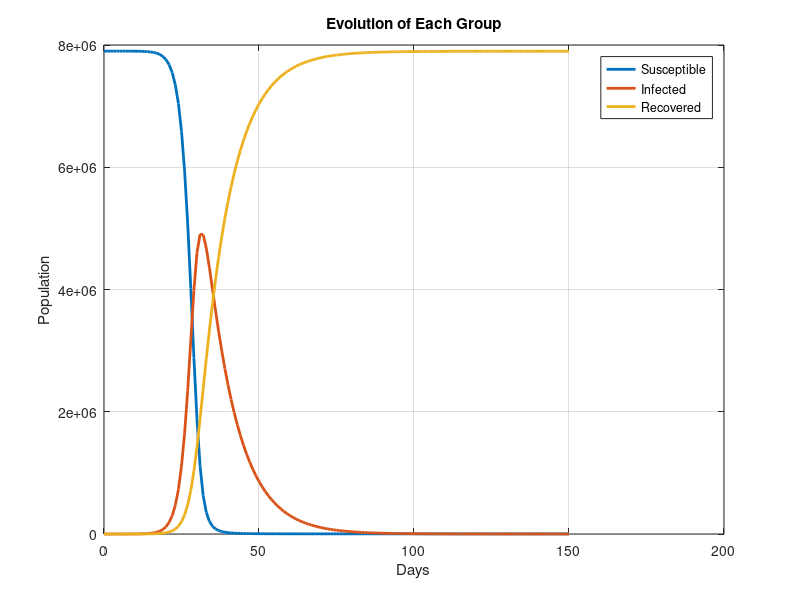
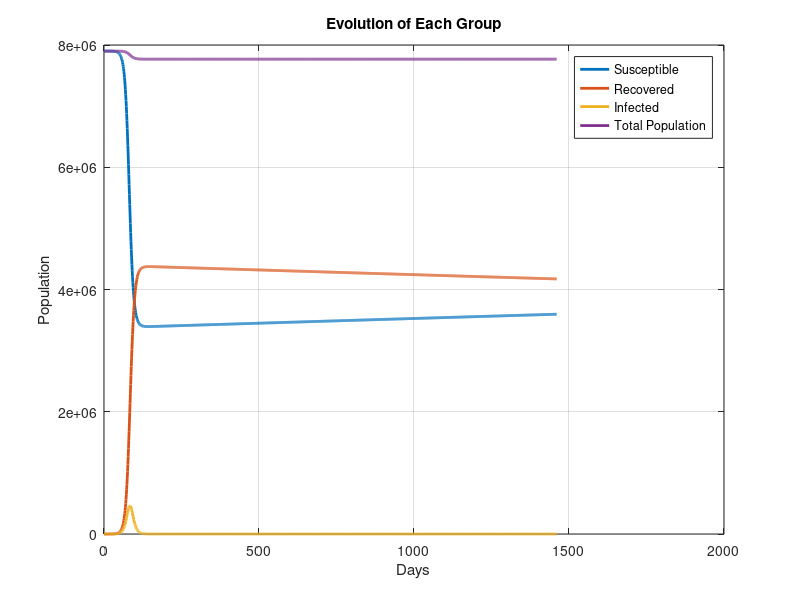
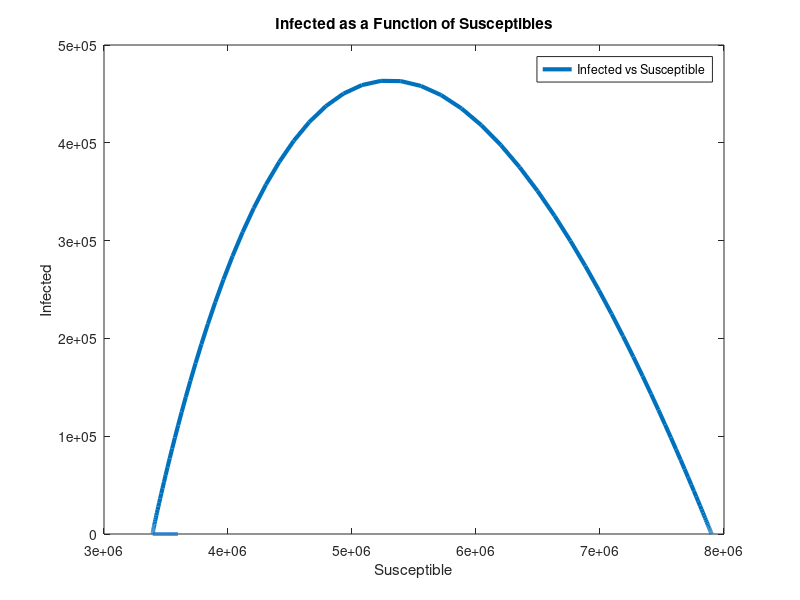
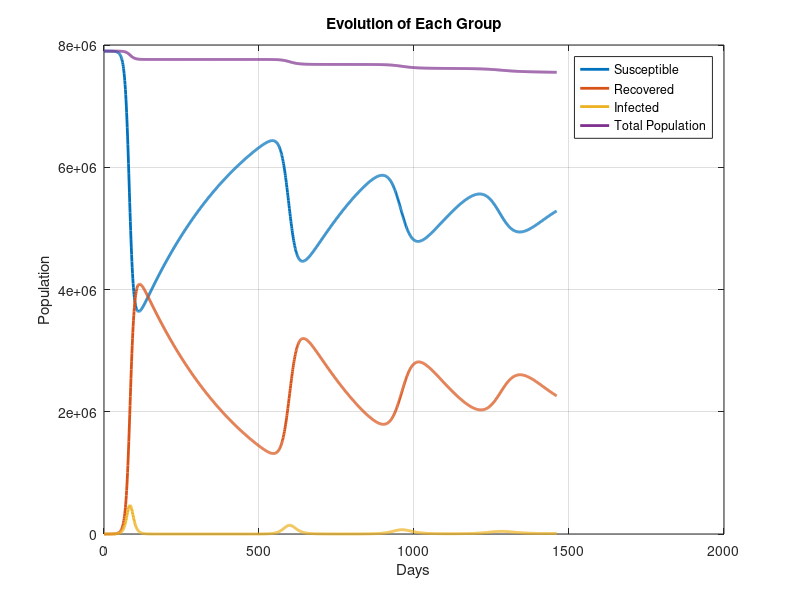

The MATLAB script that drew these images, in order:
%Kaitlyn Kirt, CMOR 220, Spring 2024, SIR Model Project
%Project5.m
%This script is a project on discrete equations and SIR models
%Last motified: February 26, 2024

%driver 
function Project5
%Question 1 
disp("Part 1")
initialvalue(1)=(7.9*10.^6)-10;
initialvalue(2)=0;
initialvalue(3)=10;
[Svalue,Rvalue,Ivalue]=simpleSIR(0.7,0.1,initialvalue,150);
%Question 2
disp("Part 2")
[Svalue,Rvalue,Ivalue]=variableSIR(1/2,1/3,0.01,1/(76*365),initialvalue,1460);
%Question 3
disp("Part 3")
[Svalue,Rvalue,Ivalue]=variableimmSIR(1/2,1/3,0.01,1/(76*365),1/365,initialvalue,1460);
end 

function [Svalue,Rvalue,Ivalue]=simpleSIR(alpha,beta,initialvalue,Tfinal)
%inputs: alpha,beta,initialvalue,Tfinal
%outputs: Svalue,Rvalue,Ivalue
%description: this function creates a plot for a SIR model with a contstant
%total population
Svalue(1)= initialvalue(1); %assigns initial value of susceptible population
Rvalue(1)= initialvalue(2); %assigns initial value of recovered population 
Ivalue(1)= initialvalue(3); %assigns initial value of infected population
M=Svalue(1)+Rvalue(1)+Ivalue(1); %equation for total population
   for n=1:Tfinal %runs code Tfinal times 
       Svalue(n+1)=Svalue(n)-((alpha/M)*Svalue(n)*Ivalue(n)); %reassigns susceptible population after contacts and infected individuals
       Ivalue(n+1)=Ivalue(n)+((alpha/M)*Svalue(n)*Ivalue(n))-(beta*Ivalue(n)); %reassigns infected population after contacts and recovered individuals
       Rvalue(n+1)=Rvalue(n)+(beta*Ivalue(n)); %reassigns recovered population after recovered from infection individuals
   end
figure(1);
timevalue=linspace(0,Tfinal,Tfinal+1);
plot(timevalue,Svalue,'LineWidth',2)
hold on; grid on;
plot(timevalue,Ivalue,'LineWidth',2)
hold on; 
plot(timevalue,Rvalue,'LineWidth',2)
title('Evolution of Each Group')
legend('Susceptible','Infected','Recovered')
xlabel('Days')
ylabel('Population')
hold off;
%Sn, In, and Rn changed because the number of contacts each day increased and the number of
%recovered people each day decreased. The number of susceptible
%individuals abruptly decreased due to this increase in contacts while the
%number of infected individuals increased abruptly due to the decreased in
%recovered illnesses. The recovery graph has a steep slope after the entire
%population contracted the virus. 
end

function [Svalue,Rvalue,Ivalue]=variableSIR(alpha,beta,gamma,mu,initialvalue,Tfinal)
%inputs: alpha,beta,gamma,mu,initialvalue,Tfinal
%outputs: Svalue,Rvalue,Ivalue
%description: this function creates two plots for a SIR model with a
%variable total population
Svalue(1)= initialvalue(1)+10; %assigns initial value of susceptible population
Rvalue(1)= initialvalue(2); %assigns initial value of recovered population 
Ivalue(1)= initialvalue(3); %assigns initial value of infected population
M(1)=initialvalue(1)+initialvalue(2)+initialvalue(3); %equation for total population
    for n=1:Tfinal %runs code Tfinal times
        Svalue(n+1)=Svalue(n)-((alpha/M(n))*Svalue(n)*Ivalue(n))+(mu*M(n))-(mu*Svalue(n)); %reassigns susceptible population after contacts, infected, and birth/death individuals
        Rvalue(n+1)=Rvalue(n)+(beta*Ivalue(n))-(mu*Rvalue(n)); %reassings recovered population after recovered from illness and birth/death individuals
        Ivalue(n+1)=Ivalue(n)+((alpha/M(n))*Svalue(n)*Ivalue(n))-(beta*Ivalue(n))-(mu+gamma)*Ivalue(n); %reassigns infected population after contacts, recovered,birth/death, and infected deaths individuals
        M(n+1)=M(n)-gamma*Ivalue(n); %changes value of total population after death due to infection
    end
figure(2);
timevalue=linspace(0,Tfinal,Tfinal+1);
plot(timevalue,Svalue,'LineWidth',2)
hold on; grid on;
plot(timevalue,Rvalue,'LineWidth',2)
hold on; 
plot(timevalue,Ivalue,'LineWidth',2)
hold on; 
plot(timevalue,M,'LineWidth',2)
legend('Susceptible','Recovered','Infected','Total Population')
title('Evolution of Each Group')
xlabel('Days')
ylabel('Population')
hold off;

figure(3);
plot(Svalue,Ivalue,'linewidth',3)
title('Infected as a Function of Susceptibles')
xlabel('Susceptible')
ylabel('Infected')
legend('Infected vs Susceptible')
end

function [Svalue,Rvalue,Ivalue]=variableimmSIR(alpha,beta,gamma,mu,omega,initialvalue,Tfinal)
%inputs: alpha,beta,gamma,mu,omega,initialvalue,Tfinal
%outputs: Svalue,Rvalue,Ivalue
%description: this function creates two plots for a SIR model that takes
%loss of immunity into account
Svalue(1)= initialvalue(1)+10;%assigns initial value of susceptible population
Rvalue(1)= initialvalue(2); %assigns initial value of recovered population 
Ivalue(1)= initialvalue(3); %assigns initial value of infected population
M(1)=initialvalue(1)+initialvalue(2)+initialvalue(3); %equation for total population
    for n=1:Tfinal %runs code Tfinal times
        Svalue(n+1)=Svalue(n)-((alpha/M(n))*Svalue(n)*Ivalue(n))+(mu*M(n))-(mu*Svalue(n))+(Rvalue(n)*omega); %reassigns susceptible population a after contacts, infected, birth/death, and recovered but susceptible individuals
        Rvalue(n+1)=Rvalue(n)+(beta*Ivalue(n))-(mu*Rvalue(n))-(Rvalue(n)*omega); %reassings recovered population after recovered from illness, birth/death, and recovered but susceptible individuals
        Ivalue(n+1)=Ivalue(n)+((alpha/M(n))*Svalue(n)*Ivalue(n))-(beta*Ivalue(n))-(mu+gamma)*Ivalue(n); %reassigns infected population after contacts, recovered,birth/death, and infected deaths individuals
        M(n+1)=M(n)-gamma*Ivalue(n); %changes value of total population after death due to infection
    end
figure(4); 
timevalue=linspace(0,Tfinal,Tfinal+1);
plot(timevalue,Svalue,'LineWidth',2)
hold on; grid on;
plot(timevalue,Rvalue,'LineWidth',2)
hold on; 
plot(timevalue,Ivalue,'LineWidth',2)
hold on; 
plot(timevalue,M,'LineWidth',2)
legend('Susceptible','Recovered','Infected','Total Population')
title('Evolution of Each Group')
xlabel('Days')
ylabel('Population')
hold off;

figure(5);
plot(Svalue,Ivalue,'linewidth',3)
title('Infected as a Function of Susceptibles')
xlabel('Susceptible')
ylabel('Infected')
legend('Infected vs Susceptible')
end